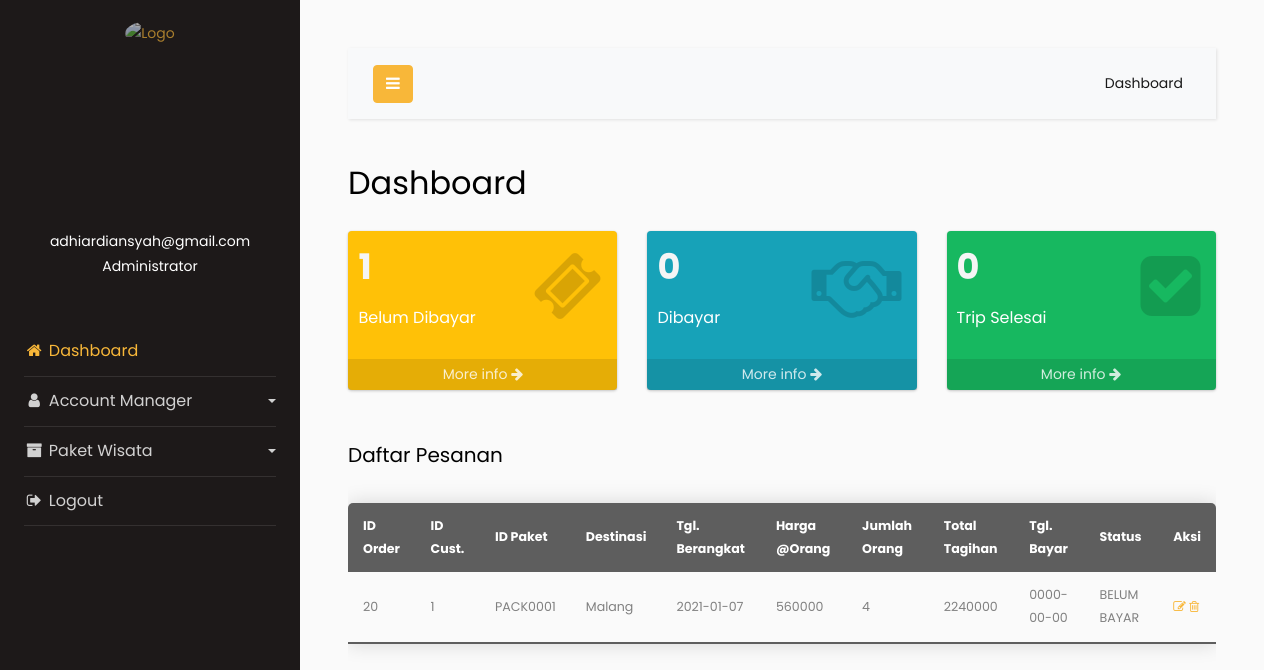
The page /ayodolan/ayodolan-admin/admin/index.php (signed in) on the database its author committed.
### tables this page shows
CREATE TABLE `pemesanan` (
  `id_pemesanan` int(12) NOT NULL,
  `id_pelanggan` int(8) DEFAULT NULL,
  `id_paket` varchar(12) DEFAULT NULL,
  `tgl_mulai` date NOT NULL,
  `tgl_selesai` date NOT NULL,
  `jumlah_orang` int(2) NOT NULL,
  `tanggal_pembayaran` date NOT NULL,
  `bukti` varchar(255) NOT NULL,
  `status` varchar(15) DEFAULT NULL
);

CREATE TABLE `paket_wisata` (
  `id_paket` varchar(12) NOT NULL,
  `nama_paket` varchar(50) DEFAULT NULL,
  `harga_paket` int(8) NOT NULL,
  `gambar` varchar(255) DEFAULT NULL,
  `lokasi` text NOT NULL,
  `durasi` int(2) DEFAULT NULL,
  `kota` varchar(30) DEFAULT NULL,
  `provinsi` varchar(20) DEFAULT NULL,
  `fasilitas` text DEFAULT NULL
);

### ayodolan/ayodolan-admin/admin/index.php (the view, shortened to what this page needs)
<!doctype html>
<html lang="en">
  <head>
		<link rel="stylesheet" href="https://stackpath.bootstrapcdn.com/font-awesome/4.7.0/css/font-awesome.min.css">
    <link rel="stylesheet" href="css/style.css">
  </head>
  <body>
		<div class="wrapper d-flex align-items-stretch">
			<nav id="sidebar">
        <div class="logo-brand" style="text-align: center; padding-top: 20px;">
            <a href="index.php"><img src="images/branding-logo.png" alt="Logo" style="opacity: .8; width: 85%;"></a>
        </div>
				<div class="p-4 pt-5">
          <div class="user">
            <a href="" class="img logo rounded-circle mb-5" style="background-image: url(images/user-2-icon.png); margin-bottom: 0px !important;"></a>
          </div>
          <div class="user" style="padding-top: 15px;">
            <p align="center">
            <?php echo $_SESSION['username']; ?><br>
              Administrator
            </p>
          </div>
	        <ul class="list-unstyled components mb-5" style="margin-top: 3rem !important;">
	          <li class="active">
	            <a href="index.php"><i class="fa fa-fw fa-home"></i> Dashboard</a>
	          </li>
	          <li>
              <a href="#pageSubmenu" data-toggle="collapse" aria-expanded="false" class="dropdown-toggle">
                <i class="fa fa-fw fa-user"></i> Account Manager
              </a>
	          </li>
	          <li>
              <a href="#homeSubmenu" data-toggle="collapse" aria-expanded="false" class="dropdown-toggle">
                <i class="fa fa-fw fa-archive"></i> Paket Wisata
              </a>
	          </li>
	          <li>
              <a href="logout.php"><i class="fa fa-fw fa-sign-out"></i> Logout</a>
	          </li>
	        </ul>
	      </div>
    	</nav>
      <div id="content" class="p-4 p-md-5">
        <nav class="navbar navbar-expand-lg navbar-light bg-light">
          <div class="container-fluid">
            <button type="button" id="sidebarCollapse" class="btn btn-primary">
              <i class="fa fa-bars"></i>
            </button>
            <div class="collapse navbar-collapse" id="navbarSupportedContent">
              <ul class="nav navbar-nav ml-auto">
                <li class="nav-item active">
                    <a class="nav-link" href="#">Dashboard</a>
                </li>
              </ul>
            </div>
          </div>
        </nav>
        <h2 class="mb-4">Dashboard</h2>
        <div class="row">
          <div class="col-lg-3 col-6">
            <div class="small-box bg-unpaid">
              <div class="inner">
                <h3>
                  <?php
                    require('config.php');
                    $sql = "SELECT * FROM pemesanan WHERE status='BELUM BAYAR'";
                    $result = mysqli_query($conn, $sql);
                    $rows = mysqli_num_rows($result);
                    echo $rows;
                  ?>
                </h3>
                <p>Belum Dibayar</p>
              </div>
              <div class="icon">
                <i class="fa fa-ticket"></i>
              </div>
              <a href="#" class="small-box-footer">More info <i class="fa fa-arrow-right"></i></a>
            </div>
          </div>
          <div class="col-lg-3 col-6">
            <div class="small-box bg-paid">
              <div class="inner">
                <h3>
                  <?php
                    require('config.php');
                    $sql = "SELECT * FROM pemesanan WHERE status='LUNAS'";
                    $result = mysqli_query($conn, $sql);
                    $rows = mysqli_num_rows($result);
                    echo $rows;
                  ?>
                </h3>
                <p>Dibayar</p>
              </div>
              <div class="icon">
                <i class="fa fa-handshake-o"></i>
              </div>
              <a href="#" class="small-box-footer">More info <i class="fa fa-arrow-right"></i></a>
            </div>
          </div>
          <div class="col-lg-3 col-6">
            <div class="small-box bg-done">
              <div class="inner">
                <h3>
                  <?php
                    require('config.php');
                    $sql = "SELECT * FROM pemesanan WHERE status='SELESAI'";
                    $result = mysqli_query($conn, $sql);
                    $rows = mysqli_num_rows($result);
                    echo $rows;
                  ?>
                </h3>
                <p>Trip Selesai</p>
              </div>
              <div class="icon">
                <i class="fa fa-check-square"></i>
              </div>
              <a href="#" class="small-box-footer">More info <i class="fa fa-arrow-right"></i></a>
            </div>
          </div>
        </div>
          <div style="padding-top: 30px;">
            <h5>Daftar Pesanan</h5>
          </div>
          <?php
            require('config.php');
            $sql = "SELECT * FROM pemesanan JOIN paket_wisata USING (id_paket)";
            $result = mysqli_query($conn, $sql);
            if($result->num_rows > 0) {
                echo "<div style='overflow-x:auto;'><table class='content-table'>
                <thead>
                  <tr>
                    <th>ID Order</th>
                    <th>ID Cust.</th>
                    <th>ID Paket</th>
                    <th>Destinasi</th>
                    <th>Tgl. Berangkat</th>
                    <th>Harga @Orang</th>
                    <th>Jumlah Orang</th>
                    <th>Total Tagihan</th>
                    <th>Tgl. Bayar</th>
                    <th>Status</th>
                    <th>Aksi</th>
                  </tr>
                </thead>";
                while($row = $result -> fetch_assoc()){
                    $totaltagihan = $row["harga_paket"] * $row["jumlah_orang"];
                    echo "<tr><td>" . $row["id_pemesanan"]. "</td>
                    <td>" . $row["id_pelanggan"]. "</td>
                    <td>" . $row["id_paket"]. "</td>
                    <td>" . $row["kota"]. "</td>
                    <td>" . $row["tgl_mulai"]. "</td>
                    <td>" . $row["harga_paket"]. "</td>
                    <td>" . $row["jumlah_orang"]. "</td>
                    <td>" . $totaltagihan. "</td>
                    <td>" . $row["tanggal_pembayaran"]. "</td>
                    <td>" . $row["status"]. "</td>
                    <td>
                    <a href='edit-dashboard.php?target=".$row["id_paket"]."'> <i class='fa fa-pencil-square-o'></i>
                    <a href=hapus-dashboard.php?id=".$row["id_paket"]." onclick=\"return confirm('Apakah anda yakin untuk menghapus?')\"><i class='fa fa-trash-o'></i></a>
                     </td>
                 </tr>";
                  }
                echo "</table></div>";
            } else {
                echo "Tidak ada data";
            }
          ?>
      </div>
		</div>
  </body>
</html>

### rows shown on the page
pemesanan: id_pemesanan "20", id_pelanggan "1", id_paket "PACK0001", id_paket.kota "Malang", tgl_mulai "2021-01-07", id_paket.harga_paket "560000", jumlah_orang "4", totaltagihan "2240000", tanggal_pembayaran "0000-00-00", status "BELUM BAYAR"

### other values the page prints
$_SESSION['username'] "adhiardiansyah@gmail.com"
$rows "1"
$rows "0"
